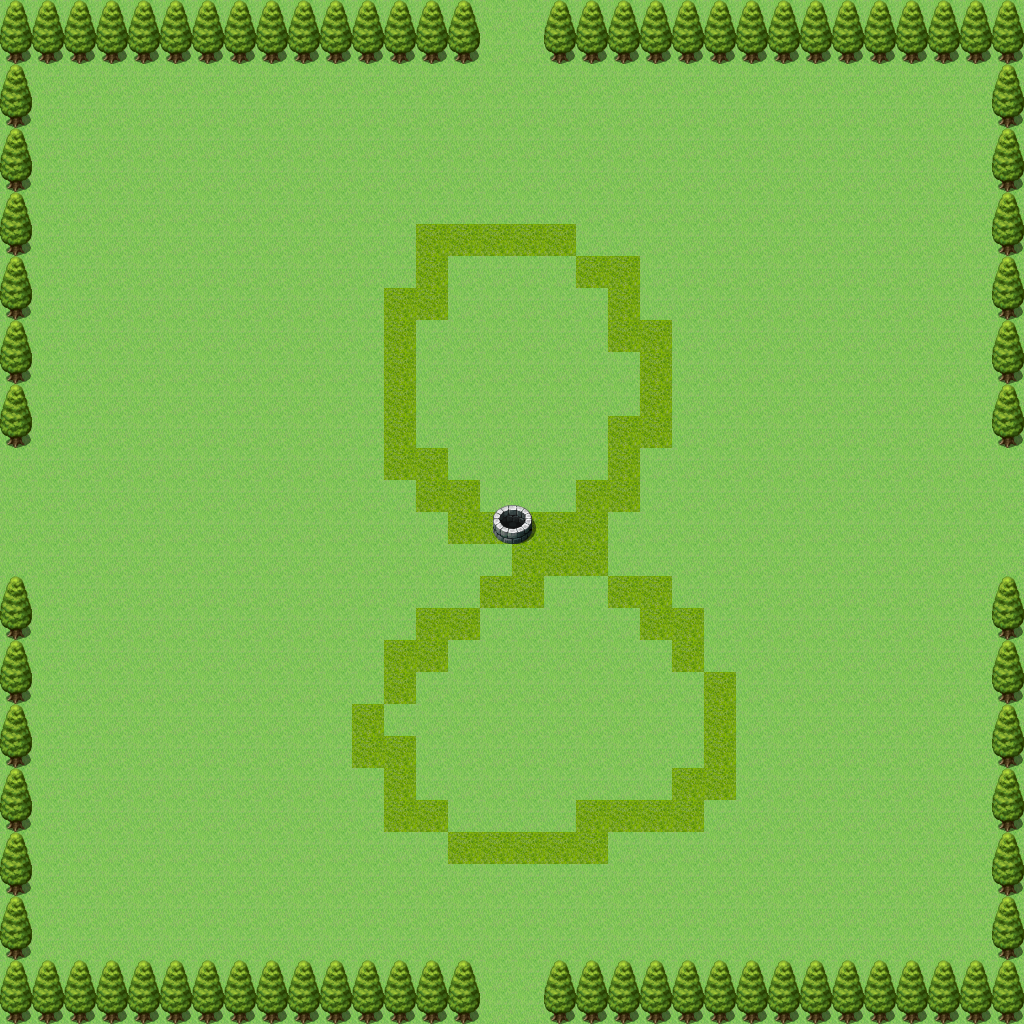

A level layout from a 2D game, rendered from its tile map. Below: a short description, then the map file with tile-grid data replaced by summaries:
An orthogonal 32x32 tile map with 32x32 px tiles, 2 tile layers (Tile Layer 1, trees).

<map version="1.0" orientation="orthogonal" renderorder="right-down" width="32" height="32" tilewidth="32" tileheight="32" nextobjectid="3">
 <tileset firstgid="1" name="orthTileset" tilewidth="32" tileheight="32" tilecount="2016" columns="32">
  <image source="orthTileset.png" width="1024" height="2016" />
  <terraintypes>
   <terrain name="ground" tile="-1" />
  </terraintypes>
  <tile id="608" terrain=",0,0,0" />
  <tile id="609" terrain="0,,0,0" />
  <tile id="640" terrain="0,0,,0" />
  <tile id="641" terrain="0,0,0," />
 </tileset>
 <layer name="Tile Layer 1" width="32" height="32">
  <data>[1024 cells, 1024 non-empty, 2 distinct tile ids]</data>
 </layer>
 <layer name="trees" width="32" height="32">
  <data>[1024 cells, 172 non-empty, 6 distinct tile ids]</data>
 </layer>
</map>
